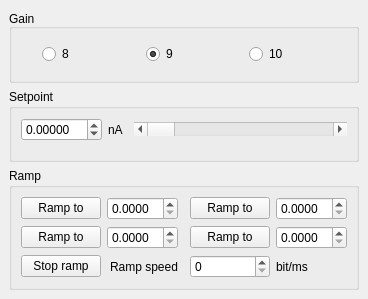
  <widget class="QDockWidget" name="Current">
   <property name="enabled">
    <bool>true</bool>
   </property>
   <property name="sizePolicy">
    <sizepolicy hsizetype="Minimum" vsizetype="Minimum">
     <horstretch>0</horstretch>
     <verstretch>0</verstretch>
    </sizepolicy>
   </property>
   <property name="minimumSize">
    <size>
     <width>342</width>
     <height>299</height>
    </size>
   </property>
   <property name="acceptDrops">
    <bool>true</bool>
   </property>
   <property name="floating">
    <bool>true</bool>
   </property>
   <property name="features">
    <set>QDockWidget::AllDockWidgetFeatures</set>
   </property>
   <property name="windowTitle">
    <string>Current</string>
   </property>
   <attribute name="dockWidgetArea">
    <number>1</number>
   </attribute>
   <widget class="QWidget" name="dockWidgetContents_2">
    <layout class="QGridLayout" name="gridLayout_9">
     <item row="1" column="0">
      <widget class="QGroupBox" name="groupBox_6">
       <property name="sizePolicy">
        <sizepolicy hsizetype="Preferred" vsizetype="Preferred">
         <horstretch>0</horstretch>
         <verstretch>0</verstretch>
        </sizepolicy>
       </property>
       <property name="title">
        <string>Setpoint</string>
       </property>
       <layout class="QGridLayout" name="gridLayout_6">
        <item row="0" column="1">
         <widget class="QLabel" name="label">
          <property name="sizePolicy">
           <sizepolicy hsizetype="Minimum" vsizetype="Minimum">
            <horstretch>0</horstretch>
            <verstretch>0</verstretch>
           </sizepolicy>
          </property>
          <property name="text">
           <string>nA</string>
          </property>
          <property name="textFormat">
           <enum>Qt::AutoText</enum>
          </property>
          <property name="scaledContents">
           <bool>true</bool>
          </property>
          <property name="wordWrap">
           <bool>true</bool>
          </property>
          <property name="margin">
           <number>-1</number>
          </property>
          <property name="indent">
           <number>-1</number>
          </property>
         </widget>
        </item>
        <item row="0" column="0">
         <widget class="QDoubleSpinBox" name="doubleSpinBox_4">
          <property name="sizePolicy">
           <sizepolicy hsizetype="Minimum" vsizetype="Minimum">
            <horstretch>0</horstretch>
            <verstretch>0</verstretch>
           </sizepolicy>
          </property>
          <property name="wrapping">
           <bool>true</bool>
          </property>
          <property name="buttonSymbols">
           <enum>QAbstractSpinBox::UpDownArrows</enum>
          </property>
          <property name="showGroupSeparator" stdset="0">
           <bool>false</bool>
          </property>
          <property name="decimals">
           <number>5</number>
          </property>
          <property name="minimum">
           <double>-10.000000000000000</double>
          </property>
          <property name="maximum">
           <double>9.999689999999999</double>
          </property>
          <property name="stepType">
           <enum>QAbstractSpinBox::AdaptiveDecimalStepType</enum>
          </property>
         </widget>
        </item>
        <item row="0" column="2">
         <widget class="QScrollBar" name="horizontalScrollBar_3">
          <property name="maximum">
           <number>65535</number>
          </property>
          <property name="orientation">
           <enum>Qt::Horizontal</enum>
          </property>
         </widget>
        </item>
        <item row="2" column="1">
         <spacer name="horizontalSpacer_8">
          <property name="orientation">
           <enum>Qt::Horizontal</enum>
          </property>
          <property name="sizeType">
           <enum>QSizePolicy::Minimum</enum>
          </property>
          <property name="sizeHint" stdset="0">
           <size>
            <width>20</width>
            <height>9</height>
           </size>
          </property>
         </spacer>
        </item>
        <item row="2" column="0">
         <spacer name="horizontalSpacer_45">
          <property name="orientation">
           <enum>Qt::Horizontal</enum>
          </property>
          <property name="sizeType">
           <enum>QSizePolicy::Minimum</enum>
          </property>
          <property name="sizeHint" stdset="0">
           <size>
            <width>30</width>
            <height>9</height>
           </size>
          </property>
         </spacer>
        </item>
        <item row="2" column="2">
         <spacer name="horizontalSpacer_2">
          <property name="orientation">
           <enum>Qt::Horizontal</enum>
          </property>
          <property name="sizeType">
           <enum>QSizePolicy::Expanding</enum>
          </property>
          <property name="sizeHint" stdset="0">
           <size>
            <width>40</width>
            <height>9</height>
           </size>
          </property>
         </spacer>
        </item>
       </layout>
      </widget>
     </item>
     <item row="0" column="0">
      <widget class="QGroupBox" name="groupBox_5">
       <property name="title">
        <string>Gain</string>
       </property>
       <property name="alignment">
        <set>Qt::AlignBottom|Qt::AlignLeading|Qt::AlignLeft</set>
       </property>
       <layout class="QHBoxLayout" name="horizontalLayout_5">
        <property name="leftMargin">
         <number>30</number>
        </property>
        <property name="topMargin">
         <number>5</number>
        </property>
        <property name="bottomMargin">
         <number>5</number>
        </property>
        <item>
         <widget class="QRadioButton" name="radioButton_15">
          <property name="text">
           <string>8</string>
          </property>
         </widget>
        </item>
        <item>
         <widget class="QRadioButton" name="radioButton_14">
          <property name="text">
           <string>9</string>
          </property>
          <property name="checked">
           <bool>true</bool>
          </property>
         </widget>
        </item>
        <item>
         <widget class="QRadioButton" name="radioButton_13">
          <property name="text">
           <string>10</string>
          </property>
         </widget>
        </item>
       </layout>
      </widget>
     </item>
     <item row="2" column="0">
      <widget class="QGroupBox" name="groupBox_7">
       <property name="title">
        <string>Ramp</string>
       </property>
       <layout class="QGridLayout" name="gridLayout_2">
        <item row="3" column="4">
         <widget class="QLabel" name="label_8">
          <property name="text">
           <string>bit/ms</string>
          </property>
         </widget>
        </item>
        <item row="2" column="3">
         <widget class="QPushButton" name="pushButton_8">
          <property name="text">
           <string>Ramp to</string>
          </property>
         </widget>
        </item>
        <item row="0" column="3">
         <spacer name="horizontalSpacer_43">
          <property name="orientation">
           <enum>Qt::Horizontal</enum>
          </property>
          <property name="sizeType">
           <enum>QSizePolicy::Minimum</enum>
          </property>
          <property name="sizeHint" stdset="0">
           <size>
            <width>40</width>
            <height>0</height>
           </size>
          </property>
         </spacer>
        </item>
        <item row="1" column="3">
         <widget class="QPushButton" name="pushButton_7">
          <property name="text">
           <string>Ramp to</string>
          </property>
         </widget>
        </item>
        <item row="3" column="0">
         <widget class="QPushButton" name="pushButton_4">
          <property name="text">
           <string>Stop ramp</string>
          </property>
         </widget>
        </item>
        <item row="0" column="0">
         <spacer name="horizontalSpacer_42">
          <property name="orientation">
           <enum>Qt::Horizontal</enum>
          </property>
          <property name="sizeType">
           <enum>QSizePolicy::Minimum</enum>
          </property>
          <property name="sizeHint" stdset="0">
           <size>
            <width>40</width>
            <height>0</height>
           </size>
          </property>
         </spacer>
        </item>
        <item row="2" column="0">
         <widget class="QPushButton" name="pushButton_6">
          <property name="text">
           <string>Ramp to</string>
          </property>
         </widget>
        </item>
        <item row="0" column="1">
         <spacer name="horizontalSpacer_9">
          <property name="orientation">
           <enum>Qt::Horizontal</enum>
          </property>
          <property name="sizeType">
           <enum>QSizePolicy::Minimum</enum>
          </property>
          <property name="sizeHint" stdset="0">
           <size>
            <width>40</width>
            <height>0</height>
           </size>
          </property>
         </spacer>
        </item>
        <item row="0" column="4">
         <spacer name="horizontalSpacer_44">
          <property name="orientation">
           <enum>Qt::Horizontal</enum>
          </property>
          <property name="sizeType">
           <enum>QSizePolicy::Minimum</enum>
          </property>
          <property name="sizeHint" stdset="0">
           <size>
            <width>40</width>
            <height>0</height>
           </size>
          </property>
         </spacer>
        </item>
        <item row="1" column="4">
         <widget class="QDoubleSpinBox" name="doubleSpinBox_12">
          <property name="decimals">
           <number>4</number>
          </property>
         </widget>
        </item>
        <item row="2" column="1">
         <widget class="QDoubleSpinBox" name="doubleSpinBox_9">
          <property name="decimals">
           <number>4</number>
          </property>
         </widget>
        </item>
        <item row="3" column="1" alignment="Qt::AlignRight">
         <widget class="QLabel" name="label_7">
          <property name="text">
           <string>Ramp speed</string>
          </property>
         </widget>
        </item>
        <item row="1" column="0">
         <widget class="QPushButton" name="pushButton_12">
          <property name="text">
           <string>Ramp to</string>
          </property>
         </widget>
        </item>
        <item row="2" column="4">
         <widget class="QDoubleSpinBox" name="doubleSpinBox_13">
          <property name="decimals">
           <number>4</number>
          </property>
         </widget>
        </item>
        <item row="1" column="1">
         <widget class="QDoubleSpinBox" name="doubleSpinBox_8">
          <property name="decimals">
           <number>4</number>
          </property>
         </widget>
        </item>
        <item row="3" column="3">
         <widget class="QSpinBox" name="spinBox_6"/>
        </item>
        <item row="0" column="2">
         <spacer name="horizontalSpacer_7">
          <property name="orientation">
           <enum>Qt::Horizontal</enum>
          </property>
          <property name="sizeType">
           <enum>QSizePolicy::Fixed</enum>
          </property>
          <property name="sizeHint" stdset="0">
           <size>
            <width>6</width>
            <height>0</height>
           </size>
          </property>
         </spacer>
        </item>
       </layout>
      </widget>
     </item>
    </layout>
   </widget>
  </widget>
